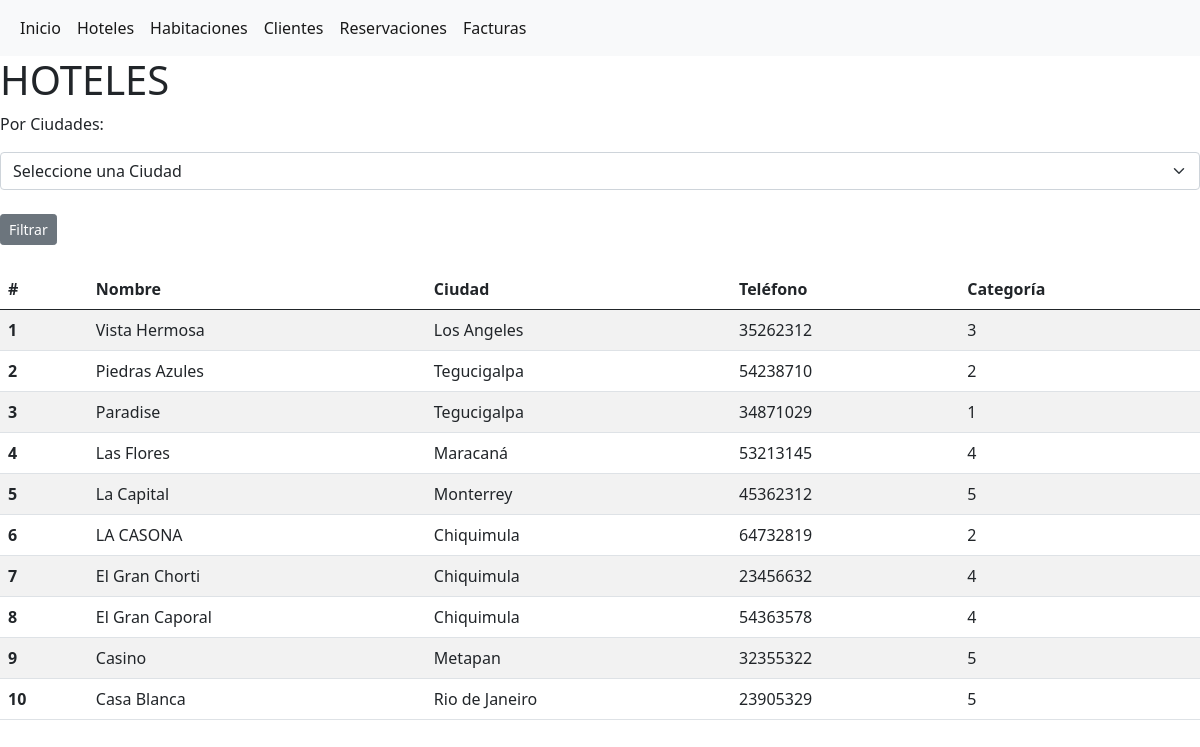
/hoteles/ (signed in), run on the app's committed database.
### hotel/models.py (models this page shows, shortened)
class Hotel(models.Model):
    identificador = models.AutoField(primary_key = True, verbose_name = 'Id')
    nombre = models.CharField(max_length = 100, null = False, verbose_name = 'Nombre')
    direccion = models.CharField(max_length = 100, null = False, verbose_name = 'Dirección')
    telefono = models.IntegerField(blank = False, null = False, verbose_name = 'Telefono')
    ciudad_id = models.ForeignKey(Ciudad, default = None, null = True, on_delete = models.PROTECT, verbose_name = 'Ciudad')
    categoria_id = models.ForeignKey(Categoria, default = None, null = True, on_delete = models.PROTECT, verbose_name = 'Categoria')
    usuario_id = models.ForeignKey(User, default = None, null = True, on_delete = models.PROTECT, verbose_name = 'Usuario')
    """Funcion para Retornar el Modelo"""
    class Meta:
        verbose_name_plural = 'Hoteles'

class Ciudad(models.Model):
    identificador = models.AutoField(primary_key=True, verbose_name = 'Id')
    nombre = models.CharField(max_length = 50, null = False, verbose_name = 'Nombre de la Ciudad')
    pais_id = models.ForeignKey(Pais, on_delete = models.PROTECT, verbose_name = "País")
    def __str__(self):
        return '{}'.format(self.nombre)
    class Meta:
        verbose_name_plural = 'Ciudades'

class Categoria(models.Model):
    identificador = models.AutoField(primary_key=True, verbose_name = 'Id')
    nombre = models.IntegerField(blank = False, null = False, verbose_name = 'Nombre de la Categoria')
    def __str__(self):
        return '{}'.format(self.nombre)
    class Meta:
        verbose_name_plural = 'Categorías'

### hotel/views.py (the view)
# urls.py: path('hoteles/', hoteles, name = "hoteles"),
@login_required(login_url = '/admin')
def hoteles(request):
    titulo = 'HOTELES'
    template = loader.get_template('hoteles.html')
    lista_hoteles = Hotel.objects.all().order_by('-nombre')
    lista_ciudades = Ciudad.objects.all()
    if request.method == "GET":
       ciudad = request.GET.get("ciudad", None)
       if ciudad:
           lista_hoteles = Hotel.objects.filter(ciudad_id = ciudad)
    if request.method == "POST":
        print("METODO POST")
    context = {
        'titulo' : titulo,
        'lista_hoteles' : lista_hoteles,
        'lista_ciudades' : lista_ciudades,
    }
    return HttpResponse(template.render(context,request))

### templates/hoteles.html (shortened to what this page needs)
<!doctype html>
<html lang="en">
  <head>
    <link href="https://cdn.jsdelivr.net/npm/bootstrap@5.0.2/dist/css/bootstrap.min.css" rel="stylesheet">
  </head>
  <nav class="navbar navbar-expand-lg navbar-light bg-light">
    <div class="container-fluid">
    <div class="collapse navbar-collapse" id="navbarNav">
        <ul class="navbar-nav">
          <li class="nav-item">
            <a class="nav-link active" aria-current="page" href="/">Inicio</a>
          </li>
          <li class="nav-item">
            <a class="nav-link active" aria-current="page" href="/hoteles">Hoteles</a>
          </li>
          <li class="nav-item">
            <a class="nav-link active" aria-current="page" href="/habitaciones">Habitaciones</a>
          </li>
          <li class="nav-item">
            <a class="nav-link active" aria-current="page" href="/clientes">Clientes</a>
          </li>
          <li class="nav-item">
            <a class="nav-link active" aria-current="page" href="/reservaciones">Reservaciones</a>
          </li>
          <li class="nav-item">
            <a class="nav-link active" aria-current="page" href="/facturas">Facturas</a>
          </li>
        </ul>
      </div>
    </div>
  </nav>
  <body>
    <h1>{{titulo}}</h1>
    <p>Por Ciudades:</p>
    <form action="" method="GET">
    <select name = "ciudad" class="form-select" aria-label="Default select example">
      <option selected>Seleccione una Ciudad</option>
    </select><br>
    <button type="submit" class="btn btn-secondary btn-sm">Filtrar</button>
    </form><br>
    <table class="table table-striped">
      <thead>
        <tr>
          <th scope="col">#</th>
          <th scope="col">Nombre</th>
          <th scope="col">Ciudad</th>
          <th scope="col">Teléfono</th>
          <th scope="col">Categoría</th>
        </tr>
      </thead>
      <tbody>
        {% for hotel in lista_hoteles %}
        <tr>
          <th scope="row">{{forloop.counter}}</th>
          <td>{{hotel.nombre}}</td>
          <td>{{hotel.ciudad_id}}</td>
          <td>{{hotel.telefono}}</td>
          <td>{{hotel.categoria_id}}</td>
        </tr>
        {% endfor %}
      </tbody>
    </table>
  </body>
</html>

### data on the page
Hotel: nombre "Vista Hermosa", ciudad_id "Los Angeles", telefono "35262312", categoria_id "3"
Hotel: nombre "Piedras Azules", ciudad_id "Tegucigalpa", telefono "54238710", categoria_id "2"
Hotel: nombre "Paradise", ciudad_id "Tegucigalpa", telefono "34871029", categoria_id "1"
Hotel: nombre "Las Flores", ciudad_id "Maracaná", telefono "53213145", categoria_id "4"
Hotel: nombre "La Capital", ciudad_id "Monterrey", telefono "45362312", categoria_id "5"
Hotel: nombre "LA CASONA", ciudad_id "Chiquimula", telefono "64732819", categoria_id "2"
Hotel: nombre "El Gran Chorti", ciudad_id "Chiquimula", telefono "23456632", categoria_id "4"
Hotel: nombre "El Gran Caporal", ciudad_id "Chiquimula", telefono "54363578", categoria_id "4"
Hotel: nombre "Casino", ciudad_id "Metapan", telefono "32355322", categoria_id "5"
Hotel: nombre "Casa Blanca", ciudad_id "Rio de Janeiro", telefono "23905329", categoria_id "5"

### other printed values
{{ titulo }} "HOTELES"
